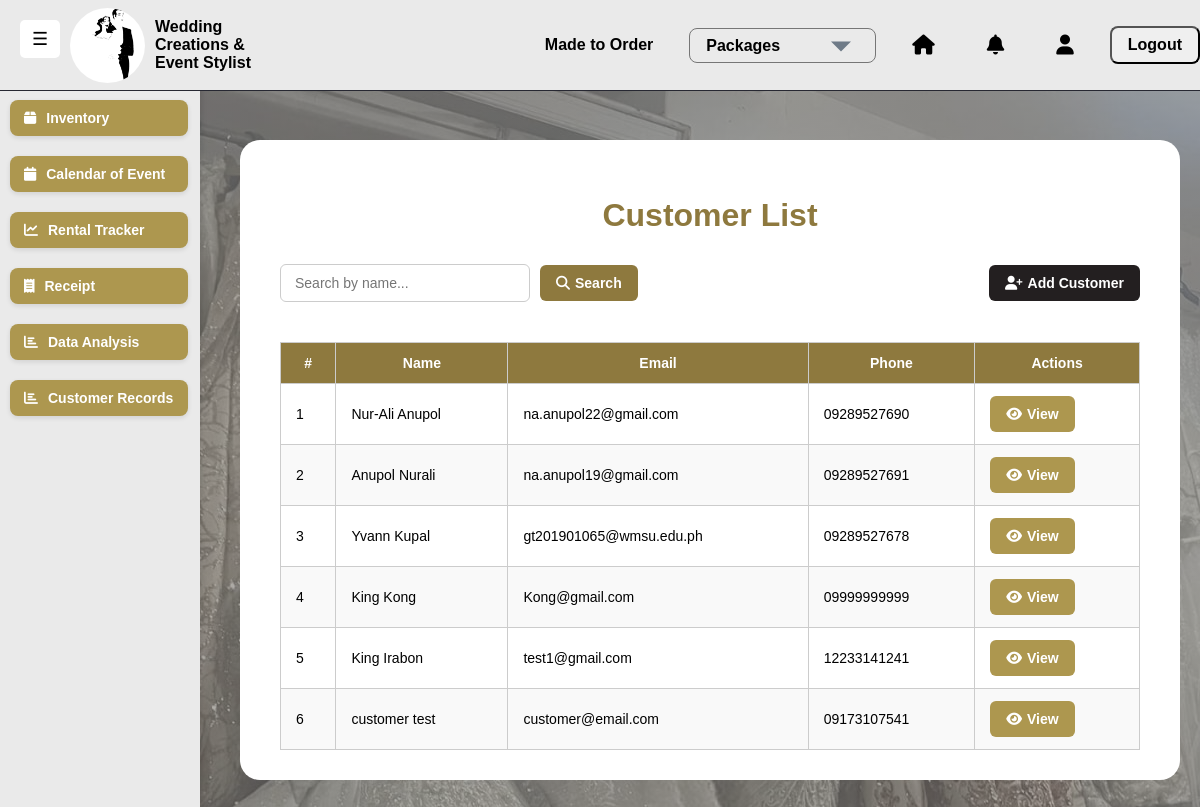
Page /customer/list/ (signed in) on the earlier database version.
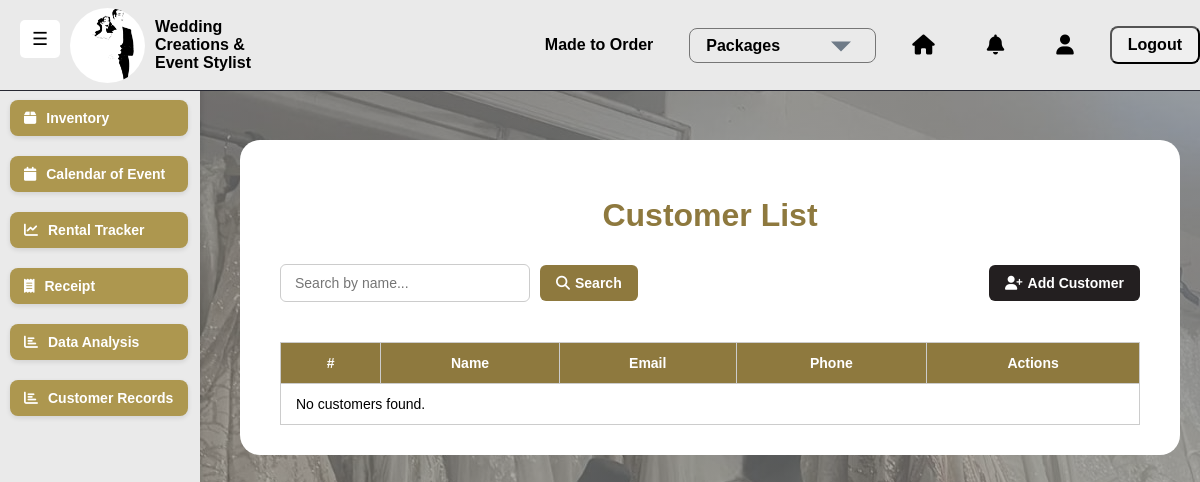
Same page on the later database version.
### saritasapp/models.py (models this page shows, shortened)
class Customer(models.Model):
    user = models.OneToOneField(User, on_delete=models.CASCADE, related_name="customer", null=True, blank=True)
    first_name = models.CharField(max_length=255)
    last_name = models.CharField(max_length=255)
    email = models.EmailField(unique=True)
    phone = models.CharField(max_length=15, unique=True)
    address = models.TextField(blank=True, null=True)
    created_at = models.DateTimeField(auto_now_add=True)
    image = models.ImageField(upload_to="customers/", null=True, blank=True)

### saritasapp/views.py (the view)
# urls.py: path("customer/list/", views.customer_list, name="customer_list"),
@login_required
def customer_list(request):
    query = request.GET.get('q', '')  # Get search query
    status_filter = request.GET.get('status', 'all')  # Get status filter
    customers = Customer.objects.all()
    if query:
        customers = customers.filter(first_name__icontains=query) | customers.filter(last_name__icontains=query)
    if status_filter == 'renting':
        customers = customers.filter(rental__status="Rented").distinct()
    elif status_filter == 'returned':
        customers = customers.filter(rental__status="Returned").distinct()
    return render(request, 'saritasapp/customer_list.html', {'customers': customers, 'filter_status': status_filter})

### saritasapp/templates/saritasapp/customer_list.html (shortened to what this page needs)
{% extends "saritasapp/base.html" %}
{% block content %}
<div class="main-container">
    <h2 class="page-title">Customer List</h2>
    <div class="filter-container">
        <form method="GET" action="{% url 'saritasapp:customer_list' %}" class="search-box">
            <input type="text" name="q" class="search-input" placeholder="Search by name..." value="{{ request.GET.q }}">
            <button type="submit" class="btn-primary">
                <i class="fas fa-search"></i> Search
            </button>
        </form>
        <div class="add-button">
            <a href="{% url 'saritasapp:add_customer' %}" class="btn-success">
                <i class="fas fa-user-plus"></i> Add Customer
            </a>
        </div>
    </div>
    <div class="table-responsive">
        <table class="custom-table">
            <thead>
                <tr>
                    <th>#</th>
                    <th>Name</th>
                    <th>Email</th>
                    <th>Phone</th>
                    <th>Actions</th>
                </tr>
            </thead>
            <tbody>
                {% for customer in customers %}
                <tr>
                    <td>{{ forloop.counter }}</td>
                    <td>{{ customer.first_name }} {{ customer.last_name }}</td>
                    <td>{{ customer.email }}</td>
                    <td>{{ customer.phone }}</td>
                    <td>
                        <a href="{% url 'saritasapp:view_customer' customer.id %}" class="btn-info">
                            <i class="fas fa-eye"></i> View
                        </a>
                    </td>
                </tr>
                {% empty %}
                <tr>
                    <td colspan="5" class="text-muted text-center">No customers found.</td>
                </tr>
                {% endfor %}
            </tbody>
        </table>
    </div>
</div>
{% endblock %}

### saritasapp/templates/saritasapp/base.html (shortened to what this page needs)
{% load static %}
<!DOCTYPE html>
<html lang="en">
    <head>
        {% load static %}
        <link rel="stylesheet" href="{% static 'css/mainbase.css' %}">
        <link rel="stylesheet" href="https://cdnjs.cloudflare.com/ajax/libs/font-awesome/6.4.0/css/all.min.css">
    </head>
<body>
    <div class="sidebar" id="sidebar">
        <div class="nav-buttons">
            <a href="{% url 'saritasapp:inventory_list' %}" class="nav-btn">
                <span class="fas fa-box"></span> <text>Inventory</text>
            </a>
            <a href="{% url 'saritasapp:calendar' %}" class="nav-btn">
                <span class="fas fa-calendar"></span> <text>Calendar of Event</text>
            </a>
            <a href="{% url 'saritasapp:rental_tracker' %}" class="nav-btn">
                <span class="fas fa-chart-line"></span> <text>Rental Tracker</text>
            </a>
            <a href="{% url 'saritasapp:receipt-detail' receipt_id=1 %}" class="nav-btn">
                <span class="fas fa-receipt"></span> <text>Receipt</text>
            </a>
            <a href="{% url 'saritasapp:data_analysis' %}" class="nav-btn">
                <span class="fas fa-chart-bar"></span> <text>Data Analysis</text>
            </a>
            <a href="{% url 'saritasapp:customer_list' %}" class="nav-btn">
                <span class="fas fa-chart-bar"></span> <text>Customer Records</text>
            </a>
        </div>
    </div>
    <div class="header">
        <button id="toggle-btn">☰</button>
            <div class="logo">
                <img src="{% static 'images/Logo.png' %}" alt="Wedding Creations & Event Stylist">
                <span> Wedding<br>Creations &<br> Event Stylist</span>
            </div>
                <div class="header-items">
                    <div class="made-to-order">
                        <a href="{% url 'saritasapp:made_to_order' %}" class="header-link-text">Made to Order</a>
                    </div>
                            <select id="Package" class="header-link-text" onchange="navigateToPage()">
                                <option value="">Packages</option>
                            </select>
                        <a href="{% url 'saritasapp:dashboard' %}" class="header-link"><i class="fas fa-home"></i></a>
                        <a href="{% url 'saritasapp:notifications' %}" class="header-link"><i class="fas fa-bell"></i></a>
                        <a href="{% url 'saritasapp:profile' %}" class="header-link"><i class="fas fa-user"></i></a>
                        {% if user.is_authenticated %}
                        <form method="post" action="{% url 'saritasapp:logout' %}" style="display:inline;">
                            <button type="submit" class="header-link">Logout</button>
                            </form>
                            {% else %}
                            <a href="{% url 'saritasapp:sign_in' %}" class="header-link">Login</a>
                            {% endif %}
                </div>
    </div>
    <div class="container" style="margin-left: 220px; margin-top: 80px; padding: 20px;">
        {% block content %}
        {% endblock %}
    </div>
</body>
</html>

### static/css/mainbase.css (style rules this page uses)
body { margin: 0; padding: 0; font-family: Arial, sans-serif; background-image: linear-gradient(rgba(128, 128, 128, 0.700), rgba(128, 128, 128, 0.625)), url("/static/images/background.jpg"); background-attachment: fixed; }
.sidebar { width: 200px; height: 100vh; background: #EAEAEA; position: fixed; left: 0; top: 70px; display: flex; flex-direction: column; align-items: center; box-shadow: 2px 0 5px rgba(0, 0, 0, 0.1); transition: all 0.3s ease-in-out; will-change: width; overflow-x: hidden; overflow-y: auto; text-wrap: nowrap; }
.nav-buttons { width: 100%; display: flex; flex-direction: column; margin-top: 20px; }
.nav-btn { display: flex; align-items: center; justify-content: flex-start; width: 75%; padding: 10px 1em; font-size: 14px; font-weight: bolder; background: #AD974F; border: none; cursor: pointer; box-shadow: 0px 2px 5px rgba(0, 0, 0, 0.1); transition: all 0.3s ease-in; border-radius: 8px; margin: 10px; }
a { display: block; color: white ; padding: 12px; text-align: center; border-radius: 5px; font-size: 16px; font-weight: bold; text-decoration: none; transition: background 0.3s ease; }
.nav-btn span { margin-right: 10px; }
#toggle-btn { position: fixed; top: 20px; left: 20px; background: white; color: black; border: none; padding: 8px 12px; font-size: 18px; border-radius: 5px; cursor: pointer; transition: all 0.3s ease-in-out; z-index: 100; }
.logo { display: flex; align-items: center; gap: 10px; margin-left: 50px; }
.logo img { width: 75px; height: 75px; border-radius: 50%; object-fit: contain; }
.logo span { font-size: 16px; font-weight: bold; color: black; white-space: nowrap; display: block; }
.header { position: fixed; top: 0; left: 0; right: 0; height: 70px; padding: 10px 20px; background: #EAEAEA; color: black ; display: flex; align-items: center; justify-content: space-between; z-index: 102; width: 100%; border-bottom: 1px solid #272832; }
.header-items { display: flex; align-items: center; justify-content: flex-end; gap: 20px; margin-right: 20px; flex-wrap: nowrap; flex-grow: 1; }
.header select { background-color: transparent; color: black; font-size: 16px; font-weight: 600; padding: 8px 16px; border-radius: 8px; cursor: pointer; appearance: none; background-repeat: no-repeat; background-position: right 10px center; background-size: 48px; }
.header select option { background: white; color: black; }
.header-link { display: flex; align-items: center; gap: 8px; text-decoration: none; color: black; font-size: 16px; font-weight: 600; padding: 8px 16px; border-radius: 8px; transition: 0.3s; white-space: nowrap; }
.header-link-text { display: flex; align-items: center; gap: 8px; text-decoration: none; color: black; font-size: 16px; font-weight: 600; padding: 8px 16px; border-radius: 8px; transition: 0.3s; white-space: nowrap; }
.header-link i { font-size: 20px; color: black; }

### saritasapp/templates/saritasapp/customer_list.html (style rules this page uses)
body { font-family: Arial, sans-serif; background-color: #EAEAEA; margin: 0; padding: 0; }
.main-container { max-width: 1100px; background: white; padding: 30px 40px; border-radius: 20px; margin: 40px auto; box-shadow: none; }
.page-title { text-align: center; font-size: 32px; font-weight: bold; color: #8E793E; margin-bottom: 30px; }
.filter-container { display: flex; flex-wrap: wrap; justify-content: space-between; align-items: center; gap: 15px; margin-bottom: 25px; }
.search-box, .filter-box, .add-button { display: flex; align-items: center; gap: 10px; }
.search-input, .filter-select { padding: 10px 14px; border: 1px solid #ccc; border-radius: 6px; font-size: 14px; width: 220px; }
.btn-primary, .btn-success, .btn-info { display: inline-flex; align-items: center; gap: 5px; padding: 10px 16px; border-radius: 6px; font-size: 14px; font-weight: 600; text-decoration: none; border: none; cursor: pointer; transition: background 0.3s ease; color: #fff; }
.btn-primary { background-color: #8E793E; }
.btn-success { background-color: #231F20; }
.table-responsive { overflow-x: auto; }
.custom-table { width: 100%; border-collapse: collapse; margin-top: 15px; }
.custom-table th, .custom-table td { padding: 12px 15px; border: 1px solid #ccc; font-size: 14px; }
.custom-table th { background-color: #8E793E; color: white; }

Differences in the rows shown:
removed Customer: first_name "Nur-Ali", last_name "Anupol", email "na.anupol22@gmail.com", phone "09289527690"
removed Customer: first_name "Anupol", last_name "Nurali", email "na.anupol19@gmail.com", phone "09289527691"
removed Customer: first_name "Yvann", last_name "Kupal", email "gt201901065@wmsu.edu.ph", phone "09289527678"
removed Customer: first_name "King", last_name "Kong", email "Kong@gmail.com", phone "09999999999"
removed Customer: first_name "King", last_name "Irabon", email "test1@gmail.com", phone "12233141241"
removed Customer: first_name "customer", last_name "test", email "customer@email.com", phone "09173107541"
Other differences:
text now shown: "No customers found."
